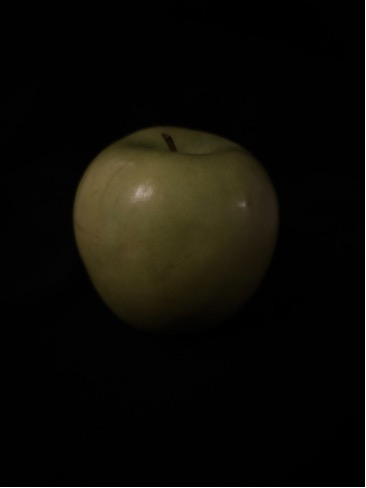
#> input picture data/images/green_dark_dim_01.jpg, 366 x 488 px
$ python -i segment.py   (imports and definitions only)
#> lines starting #> are read from the running program, lines starting #| are printed output that depends on the picture; after the words box and inside, x2 and y2 are one past the last pixel; in counts of white or black regions, pixels touching at a corner belong together
### allyson/detect_apple.py
import sys
import cv2
import numpy as np

# opencv hsv: h is 0-179, s and v are 0-255
# red wraps around 0 so it gets two ranges
# 11-19 is orange blush, counted as red (move it to yellow if your yellow apples come out red)

# greens output as yellow, yellow output as green
# COLOR_RANGES = {
#     "red": [((0, 70, 40), (19, 255, 255)), ((160, 70, 40), (179, 255, 255))],
#     "yellow": [((20, 70, 40), (34, 255, 255))],
#     "green": [((35, 50, 40), (85, 255, 255))],
# }
COLOR_RANGES = {
    "red": [((0, 70, 40), (8, 255, 255)), ((160, 70, 40), (179, 255, 255))],
    "yellow": [((9, 70, 40), (22, 255, 255))],
    "green": [((23, 50, 40), (85, 255, 255))],
}


# [6 lines left out: function load_image, not called in this run]


def get_hsv(img):
    blurred = cv2.GaussianBlur(img, (7, 7), 0)
    return cv2.cvtColor(blurred, cv2.COLOR_BGR2HSV)


def get_color_masks(hsv):
    masks = {}
    for color in COLOR_RANGES:
        m = np.zeros(hsv.shape[:2], dtype=np.uint8)
        for lo, hi in COLOR_RANGES[color]:
            m = m | cv2.inRange(hsv, np.array(lo), np.array(hi))
        masks[color] = m
    return masks


def get_apple_mask(hsv, color_masks):
    # saturation (otsu) works on dull backgrounds, color masks work on colorful ones
    # keep pixels that pass both so wood tables and blue cloths both get cut out
    _, sat = cv2.threshold(hsv[:, :, 1], 0, 255, cv2.THRESH_BINARY + cv2.THRESH_OTSU)

    colors = np.zeros(hsv.shape[:2], dtype=np.uint8)
    for color in color_masks:
        colors = colors | color_masks[color]

    mask = sat & colors

    kernel = cv2.getStructuringElement(cv2.MORPH_ELLIPSE, (9, 9))
    mask = cv2.morphologyEx(mask, cv2.MORPH_OPEN, kernel, iterations=2)
    mask = cv2.morphologyEx(mask, cv2.MORPH_CLOSE, kernel, iterations=3)
    return mask


def find_apple(mask, min_frac=0.01, max_ratio=1.5):
    contours, _ = cv2.findContours(mask, cv2.RETR_EXTERNAL, cv2.CHAIN_APPROX_NONE)
    min_area = mask.shape[0] * mask.shape[1] * min_frac

    best = None
    best_ellipse = None
    best_area = 0

    for c in contours:
        area = cv2.contourArea(c)
        if area < min_area or len(c) < 5:  # fitEllipse needs 5+ points
            continue

        ellipse = cv2.fitEllipse(c)
        (_, _), (a, b), _ = ellipse
        if min(a, b) <= 0:
            continue

        # apples are close to round
        ratio = max(a, b) / min(a, b)
        if ratio > max_ratio:
            continue

        if area > best_area:
            best_area = area
            best = c
            best_ellipse = ellipse

    return best, best_ellipse


# [45 lines left out: functions classify_color, draw_result, detect_apple, not called in this run]


# [30 lines that do not run on import are left out]

### src/segment.py
"""Step 3: find the apple.

Public interface (agreed with the team):
    segment(image_bgr) -> mask   # uint8, 255 = apple, 0 = background

Pipeline: blur -> Canny -> close gaps -> largest contour -> convex hull -> mask.
If that gives an implausible result, fall back to GrabCut.

To try a different blur (e.g. Kuwahara), pass blur="kuwahara" or add a new
entry to BLURS below. Nothing else needs to change.
"""
import cv2
import numpy as np

# Plausible apple size as a fraction of the image area. Outside this range the
# edge-based result is treated as a failure and GrabCut is used instead.
MIN_AREA_FRAC = 0.02
MAX_AREA_FRAC = 0.90


# ---------------------------------------------------------------- blurs ----
def blur_gaussian(gray, ksize=7):
    return cv2.GaussianBlur(gray, (ksize, ksize), 0)


# [36 lines left out: function blur_kuwahara, not called in this run]


# Each entry: BGR image -> blurred grayscale image used for edge detection.
BLURS = {
    "gaussian": lambda bgr: blur_gaussian(cv2.cvtColor(bgr, cv2.COLOR_BGR2GRAY)),
    "kuwahara": lambda bgr: cv2.cvtColor(blur_kuwahara(bgr), cv2.COLOR_BGR2GRAY),
}


# ------------------------------------------------------------ helpers ------
def _auto_canny(gray, sigma=0.33):
    med = float(np.median(gray))
    lo = int(max(0, (1.0 - sigma) * med))
    hi = int(min(255, (1.0 + sigma) * med))
    # Dark images give a tiny median; keep thresholds from collapsing to ~0.
    hi = max(hi, 40)
    lo = max(min(lo, hi // 2), 10)
    return cv2.Canny(gray, lo, hi)


def _largest_hull_mask(edges, shape):
    kernel = cv2.getStructuringElement(cv2.MORPH_ELLIPSE, (9, 9))
    closed = cv2.morphologyEx(edges, cv2.MORPH_CLOSE, kernel, iterations=2)
    contours, _ = cv2.findContours(closed, cv2.RETR_EXTERNAL, cv2.CHAIN_APPROX_SIMPLE)
    # An apple sits inside the frame. Contours that touch the image border are
    # usually background (countertop edge, table edge, cloth), so skip them.
    h, w = shape[:2]
    m = 3
    inside = []
    for c in contours:
        x, y, cw, ch = cv2.boundingRect(c)
        if x > m and y > m and x + cw < w - m and y + ch < h - m:
            inside.append(c)
    if not inside:
        return None
    # Rank by edge length, not enclosed area: an apple edge that Canny finds
    # only partly (e.g. the lower half fading into a white cloth) is an open
    # arc with almost no area but a long length.
    arc = lambda c: cv2.arcLength(c, False)
    main = max(inside, key=arc)
    mx, my, mw, mh = cv2.boundingRect(main)
    gap = 0.1 * max(h, w)
    parts = [main]
    for c in inside:
        if c is main or arc(c) < 0.3 * arc(main):
            continue
        x, y, cw, ch = cv2.boundingRect(c)
        near = (x < mx + mw + gap and x + cw > mx - gap and
                y < my + mh + gap and y + ch > my - gap)
        if near:
            parts.append(c)  # other long edge pieces next to the main one
    hull = cv2.convexHull(np.vstack(parts))
    mask = np.zeros(shape[:2], np.uint8)
    cv2.drawContours(mask, [hull], -1, 255, thickness=cv2.FILLED)
    return mask


# [20 lines left out: function _grabcut_mask, not called in this run]


def _refine_by_saturation(bgr, mask, neutral_sat=40, min_neutral_frac=0.10,
                          min_keep_frac=0.4):
    """Trim near-gray background (white cloth, gray counter) leaked into the mask.

    Only pixels that are essentially colorless (saturation < neutral_sat) are
    removed, so paler or shaded parts of the apple itself are never cut. The
    trim only runs when at least min_neutral_frac of the mask is colorless,
    which is what a leak looks like; a normal apple mask is returned unchanged.
    """
    if mask is None:
        return mask
    inside = mask > 0
    n = int(inside.sum())
    if n < 100:
        return mask
    sat = cv2.GaussianBlur(cv2.cvtColor(bgr, cv2.COLOR_BGR2HSV)[:, :, 1], (5, 5), 0)
    neutral = inside & (sat < neutral_sat)
    if neutral.sum() < min_neutral_frac * n:
        return mask

    keep = (inside & ~neutral).astype(np.uint8) * 255
    k = cv2.getStructuringElement(cv2.MORPH_ELLIPSE, (7, 7))
    keep = cv2.morphologyEx(keep, cv2.MORPH_OPEN, k)
    keep = cv2.morphologyEx(keep, cv2.MORPH_CLOSE, k, iterations=2)
    contours, _ = cv2.findContours(keep, cv2.RETR_EXTERNAL, cv2.CHAIN_APPROX_SIMPLE)
    if not contours:
        return mask
    cnt = max(contours, key=cv2.contourArea)
    out = np.zeros_like(mask)
    cv2.drawContours(out, [cnt], -1, 255, thickness=cv2.FILLED)
    if np.count_nonzero(out) < min_keep_frac * n:
        return mask
    return out


def _saturation_hull_mask(bgr):
    """Colorful-region outline: Otsu on saturation, largest blob, convex hull.
    Helps where an apple's edge fades into a pale background or shadow but the
    apple is still clearly more colorful than its surroundings."""
    sat = cv2.GaussianBlur(cv2.cvtColor(bgr, cv2.COLOR_BGR2HSV)[:, :, 1], (7, 7), 0)
    _, fg = cv2.threshold(sat, 0, 255, cv2.THRESH_BINARY + cv2.THRESH_OTSU)
    k = cv2.getStructuringElement(cv2.MORPH_ELLIPSE, (9, 9))
    fg = cv2.morphologyEx(fg, cv2.MORPH_CLOSE, k, iterations=2)
    contours, _ = cv2.findContours(fg, cv2.RETR_EXTERNAL, cv2.CHAIN_APPROX_SIMPLE)
    if not contours:
        return None
    h, w = bgr.shape[:2]
    m = 3
    ok = [c for c in contours
          if cv2.boundingRect(c)[0] > m and cv2.boundingRect(c)[1] > m
          and cv2.boundingRect(c)[0] + cv2.boundingRect(c)[2] < w - m
          and cv2.boundingRect(c)[1] + cv2.boundingRect(c)[3] < h - m]
    if not ok:
        return None
    out = np.zeros((h, w), np.uint8)
    cv2.drawContours(out, [cv2.convexHull(max(ok, key=cv2.contourArea))], -1, 255, cv2.FILLED)
    return out


def _complete_with_saturation(bgr, mask, min_iou=0.6):
    """If the saturation outline agrees closely with the edge outline, use the
    hull of both (fills in a missing edge piece). Otherwise leave mask alone."""
    sm = _saturation_hull_mask(bgr)
    if sm is None or not _plausible(sm):
        return mask
    a, b = mask > 0, sm > 0
    if (a & b).sum() / max((a | b).sum(), 1) < min_iou:
        return mask
    pts = np.vstack([cv2.findContours(x, cv2.RETR_EXTERNAL, cv2.CHAIN_APPROX_SIMPLE)[0][0]
                     for x in (mask, sm)])
    out = np.zeros_like(mask)
    cv2.drawContours(out, [cv2.convexHull(pts)], -1, 255, cv2.FILLED)
    return out


def _plausible(mask):
    """Reject masks that are large enough by area but only capture an edge arc.

    Area alone is not sufficient: a thickened Canny arc along the bottom of an
    apple can occupy >2% of the image and incorrectly pass the old check.
    Apples should have a reasonably two-dimensional bounding box.
    """
    if mask is None:
        return False
    frac = float(np.count_nonzero(mask)) / mask.size
    if not (MIN_AREA_FRAC <= frac <= MAX_AREA_FRAC):
        return False

    contours, _ = cv2.findContours(mask, cv2.RETR_EXTERNAL, cv2.CHAIN_APPROX_SIMPLE)
    if not contours:
        return False
    x, y, bw, bh = cv2.boundingRect(max(contours, key=cv2.contourArea))
    h, w = mask.shape[:2]
    # Reject thin strips/arcs and tiny detections. These limits are relative to
    # the image, so they work across different input resolutions.
    if bw < 0.15 * w or bh < 0.15 * h:
        return False
    bbox_aspect = bw / max(bh, 1)
    if not (0.50 <= bbox_aspect <= 1.80):
        return False
    return True


# --------------------------------------------------------------- public ----
def segment(image_bgr, blur="gaussian", max_side=800, return_method=False, refine=True):
    """Return a binary mask (255 = apple) the same size as image_bgr.

    max_side: image is downscaled for speed, then the mask is resized back.
              Set to None to disable.
    return_method: if True, return (mask, "canny" | "grabcut") so you can see
                   how often the backup was needed.
    refine: if True, trim neutral (low-saturation) background that leaked into
            the mask. Set False to compare with the plain result.
    """
    h0, w0 = image_bgr.shape[:2]
    work = image_bgr
    if max_side and max(h0, w0) > max_side:
        s = max_side / max(h0, w0)
        work = cv2.resize(image_bgr, (int(w0 * s), int(h0 * s)), interpolation=cv2.INTER_AREA)

    gray = BLURS[blur](work)
    mask = _largest_hull_mask(_auto_canny(gray), work.shape)
    method = "canny"
    if _plausible(mask):
        mask = _complete_with_saturation(work, mask)
    if not _plausible(mask):
        mask = _grabcut_mask(work)
        method = "grabcut"
    if refine:
        original_mask = mask.copy()
        refined = _refine_by_saturation(work, mask)
        # Saturation trimming can occasionally leave only a thin colored strip.
        # Keep it only if it still looks like a whole fruit mask.
        mask = refined if _plausible(refined) else original_mask

    if mask.shape[:2] != (h0, w0):
        mask = cv2.resize(mask, (w0, h0), interpolation=cv2.INTER_NEAREST)
    return (mask, method) if return_method else mask


def segment_color(image_bgr, return_method=False):
    """Allyson's segmenter (allyson/detect_apple.py), same interface as segment().

    Keeps pixels that are both saturated (Otsu) and inside an apple hue range,
    then picks the largest roughly round blob. Tight on vivid apples over gray
    or textured backgrounds; can miss deeply shaded parts of an apple.
    Returns an empty mask if no apple-like blob is found.
    """
    from allyson.detect_apple import find_apple, get_apple_mask, get_color_masks, get_hsv

    hsv = get_hsv(image_bgr)
    contour, _ = find_apple(get_apple_mask(hsv, get_color_masks(hsv)))
    mask = np.zeros(image_bgr.shape[:2], np.uint8)
    if contour is not None:
        cv2.drawContours(mask, [contour], -1, 255, thickness=cv2.FILLED)
    method = "color" if contour is not None else "color-none"
    return (mask, method) if return_method else mask


def ellipse_fit(mask):
    """IoU between the mask and the ellipse fitted to its largest contour.

    An apple is close to an ellipse, so a low score means the mask is the
    wrong shape: background leaked in, or part of the apple is missing.
    """
    contours, _ = cv2.findContours(mask, cv2.RETR_EXTERNAL, cv2.CHAIN_APPROX_NONE)
    if not contours:
        return 0.0
    cnt = max(contours, key=cv2.contourArea)
    if len(cnt) < 5:  # fitEllipse needs at least 5 points
        return 0.0
    ell = np.zeros_like(mask)
    cv2.ellipse(ell, cv2.fitEllipse(cnt), 255, thickness=cv2.FILLED)
    a, b = mask > 0, ell > 0
    return float((a & b).sum()) / max(int((a | b).sum()), 1)


def segment_hybrid(image_bgr, return_method=False):
    """Run both segmenters and keep the more apple-shaped mask.

    The edge mask fails by leaking onto textured backgrounds; the color mask
    fails by dropping deeply shaded parts of the apple. Both failures lower
    the ellipse fit. On a tie the edge mask wins.
    """
    edge, edge_method = segment(image_bgr, return_method=True)
    color, color_method = segment_color(image_bgr, return_method=True)
    if color_method != "color-none" and ellipse_fit(color) > ellipse_fit(edge):
        mask, method = color, "hybrid-color"
    else:
        mask, method = edge, f"hybrid-{edge_method}"
    return (mask, method) if return_method else mask


# Each entry: segmenter with the segment() interface. Add new methods here.
SEGMENTERS = {
    "edge": segment,
    "color": segment_color,
    "hybrid": segment_hybrid,
}


# [6 lines left out: function save_overlay, not called in this run]

>>> import cv2
>>> picture = cv2.imread('../data/images/green_dark_dim_01.jpg')
#> picture is the input picture: shape (488, 366, 3); mean B, G, R 7.1, 12, 13.4
>>> result = segment_hybrid(picture)
#> in segment, `gray = BLURS[blur](work)`:
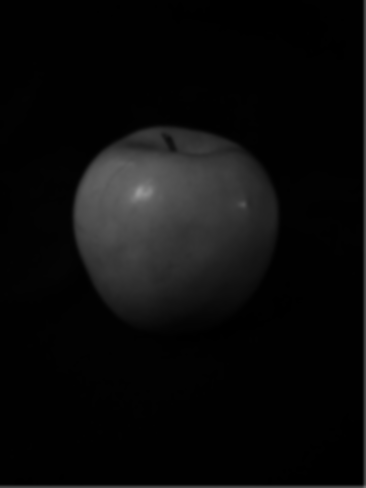
#> gray: shape (488, 366); min 0, max 153, mean 11.4
#> in _auto_canny, `med = float(np.median(gray))`: med = 1
#> in _auto_canny, `lo = int(max(0, (1.0 - sigma) * med))`: lo = 0
#> in _auto_canny, `hi = int(min(255, (1.0 + sigma) * med))`: hi = 1
#> in _auto_canny, `hi = max(hi, 40)`: hi = 40
#> in _auto_canny, `lo = max(min(lo, hi // 2), 10)`: lo = 10
#> in _auto_canny, `return cv2.Canny(gray, lo, hi)`:
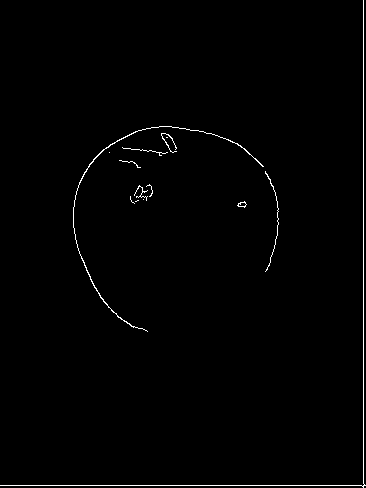
#> returned value: shape (488, 366); 0.93% white in thin lines or dots
#> in _largest_hull_mask, `contours, _ = cv2.findContours(closed, cv2.RETR_EXTERNAL, cv2.CHAIN_AP..`: contours = 4 contours; box (x1, y1, x2, y2) and area: (0, 0, 366, 488) 1722, (73, 126, 279, 332) 1642, (130, 184, 153, 204) 236, (237, 201, 247, 208) 30
#> in _largest_hull_mask, `h, w = shape[:2]`: h = 488; w = 366
#> the loop in _largest_hull_mask, `for c in contours:` made 4 passes
#> (x, y, cw, ch) on passes 1 to 4: (237, 201, 10, 7), (130, 184, 23, 20), (73, 126, 206, 206), (0, 0, 366, 488)
#> after the loop in _largest_hull_mask, `for c in contours:`: inside = 3 contours; box (x1, y1, x2, y2) and area: (73, 126, 279, 332) 1642, (130, 184, 153, 204) 236, (237, 201, 247, 208) 30
#> in _largest_hull_mask, `main = max(inside, key=arc)`: main = contour of 529 points, box (x1, y1, x2, y2) (73, 126, 279, 332), area 1642
#> in _largest_hull_mask, `mx, my, mw, mh = cv2.boundingRect(main)`: mx = 73; my = 126; mw = 206
#> in _largest_hull_mask, `gap = 0.1 * max(h, w)`: gap = 48.8
#> in _largest_hull_mask, `parts = [main]`: parts = 1 contour; box (x1, y1, x2, y2) and area: (73, 126, 279, 332) 1642
#> the loop in _largest_hull_mask, `for c in inside:` made 3 passes
#> in _largest_hull_mask, `hull = cv2.convexHull(np.vstack(parts))`: hull = contour of 57 points, box (x1, y1, x2, y2) (73, 126, 279, 332), area 31492
#> in _plausible, `frac = float(np.count_nonzero(mask)) / mask.size`: frac = 0.178
#> in _plausible, `contours, _ = cv2.findContours(mask, cv2.RETR_EXTERNAL, cv2.CHAIN_APPR..`: contours = 1 contour; box (x1, y1, x2, y2) and area: (73, 126, 279, 332) 31494
#> in _plausible, `x, y, bw, bh = cv2.boundingRect(max(contours, key=cv2.contourArea))`: x = 73; y = 126; bw = 206
#> in _plausible, `bbox_aspect = bw / max(bh, 1)`: bbox_aspect = 1
#> in _saturation_hull_mask, `contours, _ = cv2.findContours(fg, cv2.RETR_EXTERNAL, cv2.CHAIN_APPROX..`: contours = 1 contour; box (x1, y1, x2, y2) and area: (63, 111, 289, 337) 38486
#> in _saturation_hull_mask, `ok = [c for c in contours if cv2.boundingRect(c)[0] > m and cv2.boundi..`: ok has the same summary as contours
#> in _plausible (call 2), `contours, _ = cv2.findContours(mask, cv2.RETR_EXTERNAL, cv2.CHAIN_APPR..`: contours = 1 contour; box (x1, y1, x2, y2) and area: (63, 111, 289, 337) 41099
#> in _complete_with_saturation, `pts = np.vstack([cv2.findContours(x, cv2.RETR_EXTERNAL, cv2.CHAIN_APPR..`: pts = contour of 584 points, box (x1, y1, x2, y2) (63, 111, 289, 337), area 72563
#> in _plausible (call 3), `contours, _ = cv2.findContours(mask, cv2.RETR_EXTERNAL, cv2.CHAIN_APPR..`: contours = 1 contour; box (x1, y1, x2, y2) and area: (63, 111, 289, 337) 41267
#> in _refine_by_saturation, `n = int(inside.sum())`: n = 41596
#> in _refine_by_saturation, `neutral = inside & (sat < neutral_sat)`:
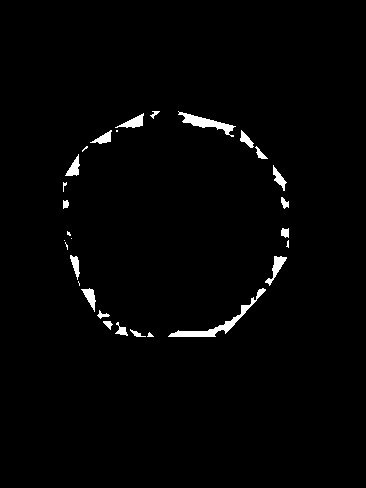
#> neutral: shape (488, 366) bool; 1.6% white; 29 white regions (9 under 20 px), largest, box (x1, y1, x2, y2) and area: (168, 288, 266, 337) 615, (178, 111, 236, 137) 448, (265, 256, 287, 286) 210
#> in segment_hybrid, `edge, edge_method = segment(image_bgr, return_method=True)`: edge_method = 'canny'
#> after the loop in get_color_masks, `for color in COLOR_RANGES:`:
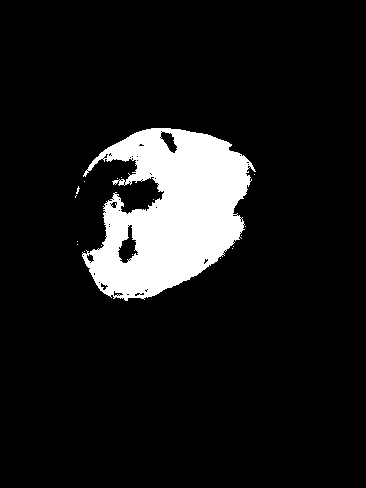
#> m: shape (488, 366); 10.2% white; 18 white regions (17 under 20 px), largest, box (x1, y1, x2, y2) and area: (82, 128, 256, 301) 18232
#> after the loop in get_color_masks, `for color in COLOR_RANGES:`: masks = 3 items
#> in get_apple_mask, `_, sat = cv2.threshold(hsv[:, :, 1], 0, 255, cv2.THRESH_BINARY + cv2.T..`:
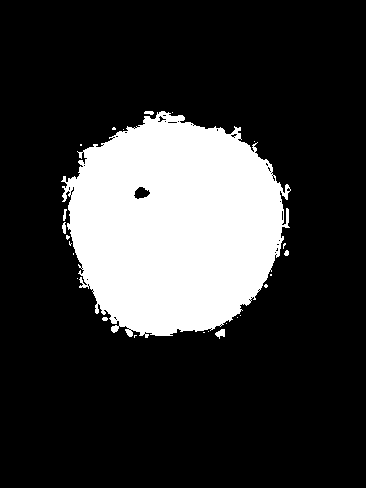
#> sat: shape (488, 366); 21.1% white; 25 white regions (18 under 20 px), largest, box (x1, y1, x2, y2) and area: (61, 111, 291, 338) 37406, (215, 329, 225, 339) 61, (62, 222, 66, 234) 36
#> the loop in get_apple_mask, `for color in color_masks:` made 3 passes
#> in get_apple_mask, `mask = cv2.morphologyEx(mask, cv2.MORPH_CLOSE, kernel, iterations=3)`:
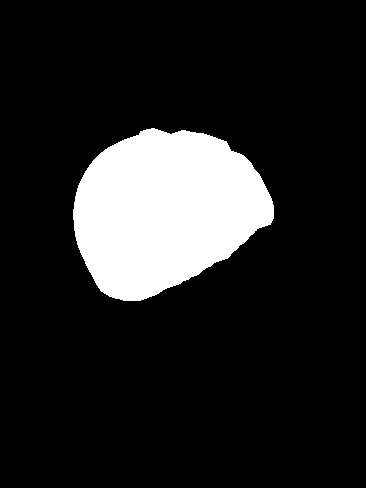
#> mask: shape (488, 366); 13.9% white; 1 white region
#> in find_apple, `contours, _ = cv2.findContours(mask, cv2.RETR_EXTERNAL, cv2.CHAIN_APPR..`: contours = 1 contour; box (x1, y1, x2, y2) and area: (73, 128, 274, 301) 24618
#> the loop in find_apple, `for c in contours:` made 1 pass
#> (area, a, b, ratio, best_area, best_ellipse) on pass 1: (24618.5, 158.4, 203.5, 1.28, 24618.5, ((165, 210.8), (158.4, 203.5), 67.57))
#> after the loop in find_apple, `for c in contours:`: best = contour of 531 points, box (x1, y1, x2, y2) (73, 128, 274, 301), area 24618; best_area = 24618.5
#> in segment_color, `contour, _ = find_apple(get_apple_mask(hsv, get_color_masks(hsv)))`: contour has the same summary as best in find_apple
#> in segment_color, `method = "color" if contour is not None else "color-none"`: method = 'color'
#> in ellipse_fit, `cnt = max(contours, key=cv2.contourArea)`: cnt has the same summary as best in find_apple
#> in ellipse_fit (call 2), `contours, _ = cv2.findContours(mask, cv2.RETR_EXTERNAL, cv2.CHAIN_APPR..`: contours = 1 contour; box (x1, y1, x2, y2) and area: (63, 111, 289, 337) 41267
#> in ellipse_fit (call 2), `cnt = max(contours, key=cv2.contourArea)`: cnt = contour of 656 points, box (x1, y1, x2, y2) (63, 111, 289, 337), area 41267
#> in ellipse_fit (call 2), `cv2.ellipse(ell, cv2.fitEllipse(cnt), 255, thickness=cv2.FILLED)`:
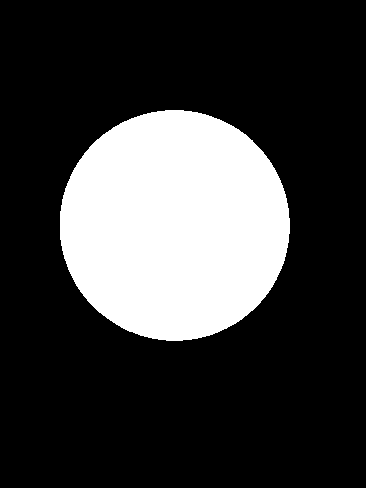
#> ell: shape (488, 366); 23.4% white; 1 white region, box (x1, y1, x2, y2) and area: (60, 110, 290, 341) 41715
#> in segment_hybrid, `mask, method = edge, f"hybrid-{edge_method}"`: method = 'hybrid-canny'
